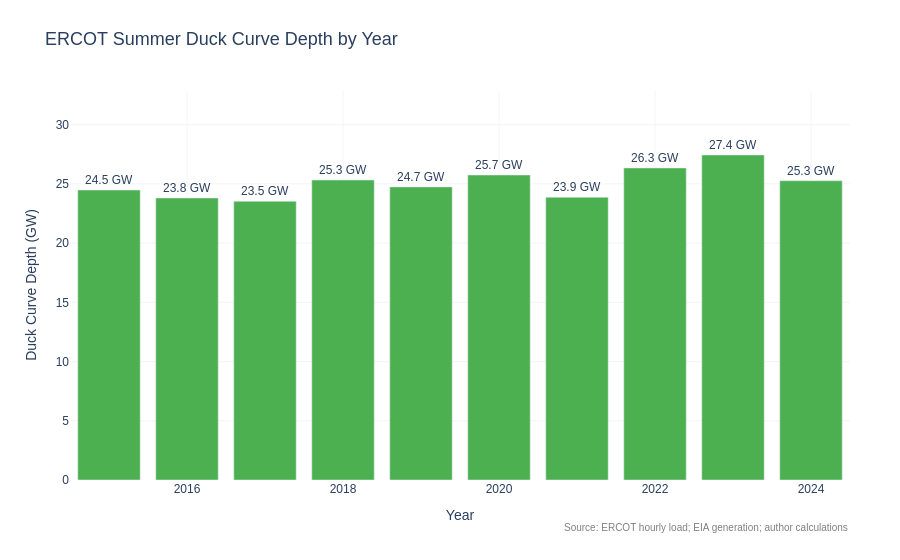

This figure's notebook cell:
### Code cell
depth = duck.groupby('year', as_index=False)['duck_curve_depth_mw'].max()
depth['duck_curve_depth_gw']=depth['duck_curve_depth_mw']/1000
print('Duck curve depth table:')
print(depth.to_string(index=False))
fig=go.Figure(go.Bar(x=depth['year'], y=depth['duck_curve_depth_gw'], marker_color='#4CAF50', text=[f'{v:.1f} GW' for v in depth['duck_curve_depth_gw']], textposition='outside'))
fig=apply_chart_standard(fig,'ERCOT Summer Duck Curve Depth by Year','Year','Duck Curve Depth (GW)')
fig.update_yaxes(range=[0, max(depth['duck_curve_depth_gw'])*1.20])
save_chart(fig,'chart_4b_duck_curve_depth')
fig.show()

### Figure 1 — Plotly figure (JSON) as saved in the notebook; plotly's stock layout.template omitted (floating-point values rounded to 4 significant figures)
{"data": [{"marker": {"color": "#4CAF50"}, "text": ["24.5 GW", "23.8 GW", "23.5 GW", "25.3 GW", "24.7 GW", "25.7 GW", "23.9 GW", "26.3 GW", "27.4 GW", "25.3 GW"], "textposition": "outside", "type": "bar", "x": [2015, 2016, 2017, 2018, 2019, 2020, 2021, 2022, 2023, 2024], "y": [24.48, 23.81, 23.53, 25.33, 24.75, 25.75, 23.87, 26.35, 27.44, 25.27]}], "layout": {"annotations": [{"font": {"color": "gray", "size": 10}, "showarrow": false, "text": "Source: ERCOT hourly load; EIA generation; author calculations", "x": 1.0, "xanchor": "right", "xref": "paper", "y": -0.14, "yref": "paper"}], "font": {"family": "Arial", "size": 12}, "hovermode": "x unified", "margin": {"b": 80, "l": 70, "r": 50, "t": 90}, "paper_bgcolor": "white", "plot_bgcolor": "white", "title": {"font": {"family": "Arial", "size": 18}, "text": "ERCOT Summer Duck Curve Depth by Year"}, "xaxis": {"gridcolor": "#F5F5F5", "showgrid": true, "title": {"font": {"size": 14}, "text": "Year"}}, "yaxis": {"gridcolor": "#F5F5F5", "range": [0, 32.93], "showgrid": true, "title": {"font": {"size": 14}, "text": "Duck Curve Depth (GW)"}}}}
